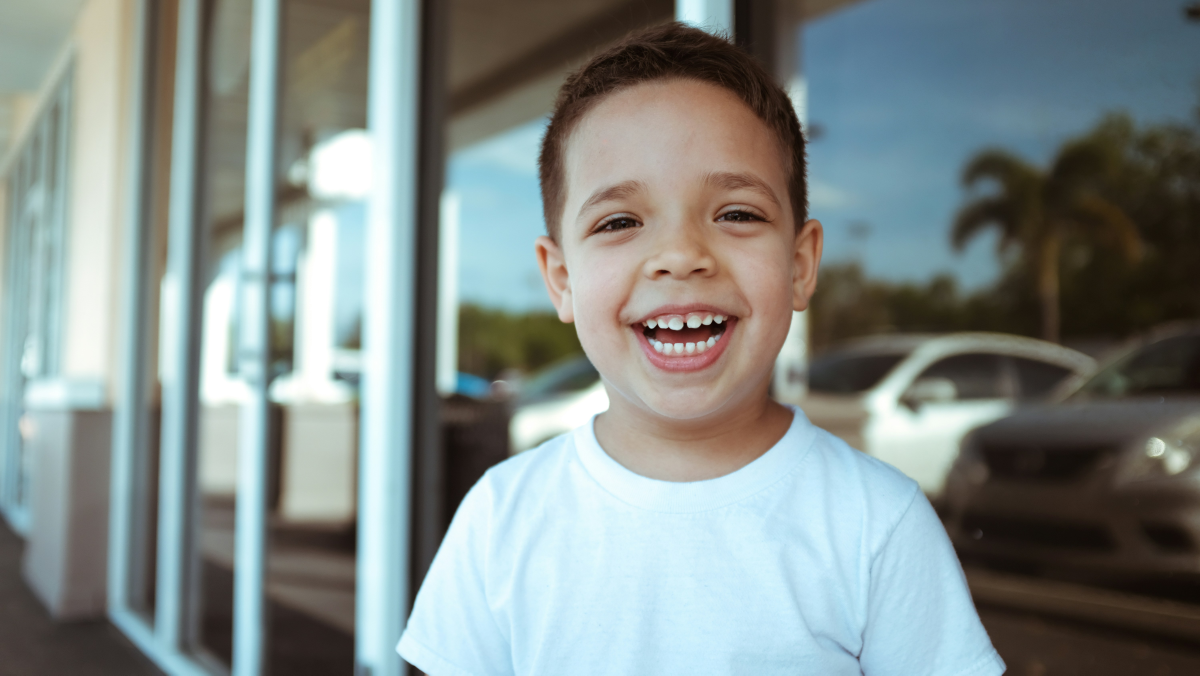
#> input picture VoidSyntax9x12/AI Expert/M2/L1/example.jpg, 6000 x 3376 px, given in place of the camera (shown at 1/5 size)
$ python Activity1.py
#> lines starting #> are read from the running program, lines starting #| are printed output that depends on the picture; after the words box and inside, x2 and y2 are one past the last pixel; in counts of white or black regions, pixels touching at a corner belong together
import cv2

# Load the face cascade
face_cascade = cv2.CascadeClassifier(cv2.data.haarcascades + "haarcascade_frontalface_default.xml")
if face_cascade.empty():
    print("❌ Failed to load face cascade.")
    exit()

# Open camera
cap = cv2.VideoCapture(0)
if not cap.isOpened():
    print("❌ Error: Could not open camera.")
    exit()

while True:
    ret, frame = cap.read()
#> frame is the input picture: shape (3376, 6000, 3); mean B, G, R 137, 139.2, 129.6
    if not ret:
        print("❌ Error: Failed to capture frame")
        break

    frame = cv2.resize(frame, (640, 480))  # Optional: Resize for faster processing
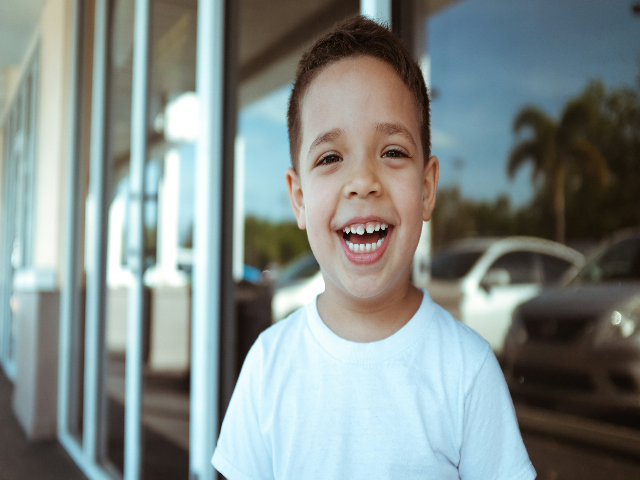
#> frame: shape (480, 640, 3); mean B, G, R 136.9, 139.1, 129.5
    gray = cv2.cvtColor(frame, cv2.COLOR_BGR2GRAY)
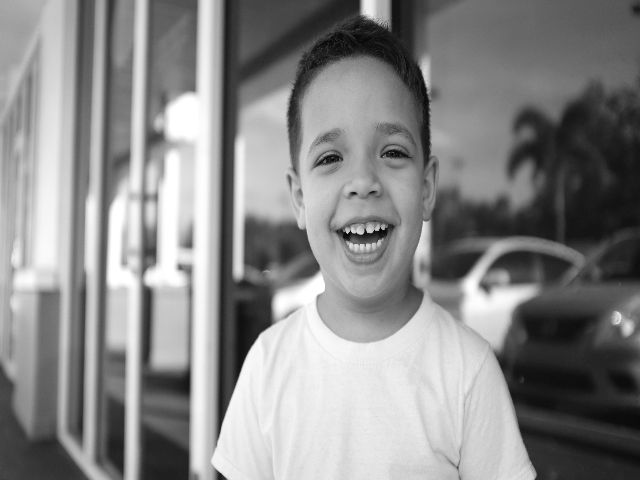
#> gray: shape (480, 640); min 5, max 255, mean 136

    faces = face_cascade.detectMultiScale(
        gray, scaleFactor=1.1, minNeighbors=5, minSize=(30, 30)
    )
#> faces = [[271, 83, 181, 181]]

    print(f"Detected {len(faces)} face(s)")
#| Detected 1 face(s)

    for (x, y, w, h) in faces:
        cv2.rectangle(frame, (x, y), (x + w, y + h), (255, 0, 0), 2)
#> this loop made 1 pass
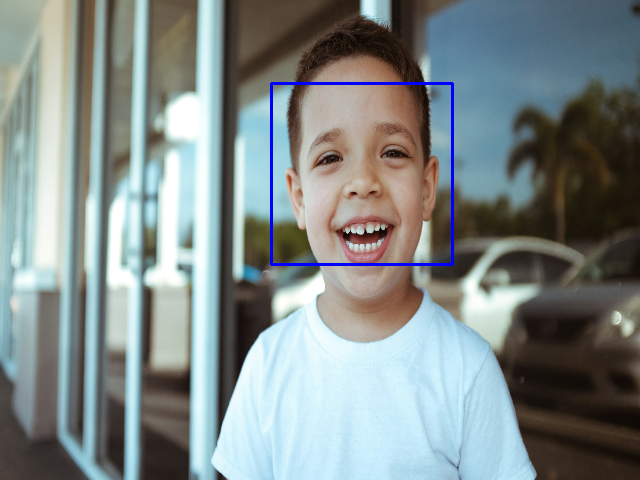
#> frame: shape (480, 640, 3); 0.71% of pixels changed, all inside (x1, y1, x2, y2) = (270, 82, 454, 266)

    cv2.imshow("Face Detection - Press q to Quit", frame)

    if cv2.waitKey(1) & 0xFF == ord("q"):
#> (key q is pressed here)
        break

cap.release()
cv2.destroyAllWindows()
